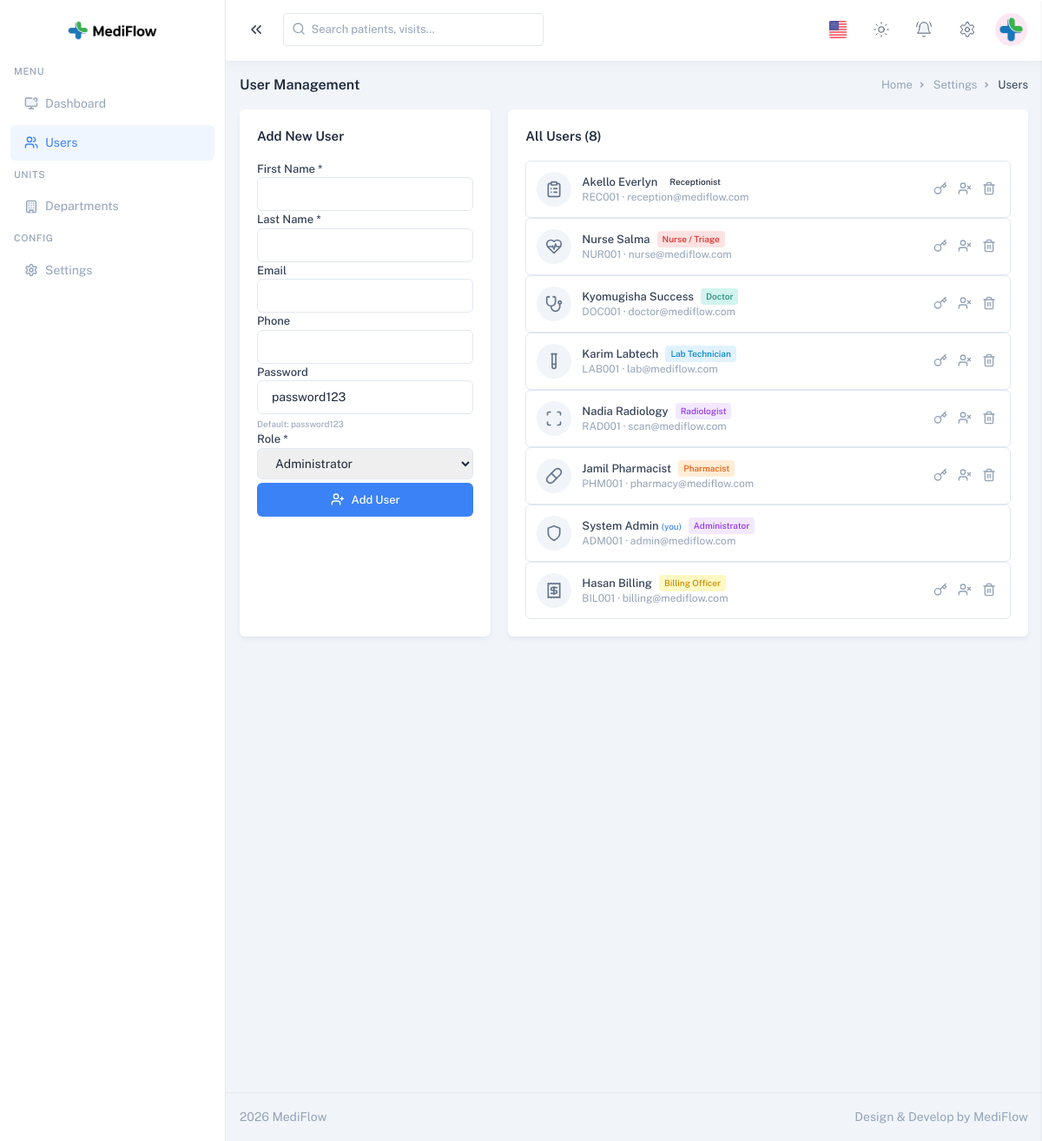
Page /app/admin/users.php (signed in) on the committed database.
### tables this page shows
CREATE TABLE `staff` (
  `id` int(11) NOT NULL,
  `staff_code` varchar(20) NOT NULL,
  `first_name` varchar(100) NOT NULL,
  `last_name` varchar(100) NOT NULL,
  `role` enum('receptionist','triage_nurse','doctor','lab_technician','radiologist','pharmacist','admin','billing') NOT NULL,
  `phone` varchar(20) DEFAULT NULL,
  `email` varchar(255) DEFAULT NULL,
  `password` varchar(255) NOT NULL,
  `is_active` tinyint(1) DEFAULT 1,
  `last_login` datetime DEFAULT NULL,
  `created_at` datetime DEFAULT current_timestamp(),
  `module` varchar(50) DEFAULT NULL
);

### app/config/config.php (called while the page is built, shortened)
<?php
function e($str) {
    return htmlspecialchars((string)($str ?? ''), ENT_QUOTES, 'UTF-8');
}
?>

### app/admin/users.php (the view, shortened to what this page needs)
<?php
require_once '../config/config.php';
$users = $conn->query("
    SELECT s.*,
           CONCAT(s.first_name, ' ', s.last_name) AS name
    FROM staff s
    ORDER BY s.role, s.first_name ASC
");
?>
<!DOCTYPE html>
<html lang="en" class="light scroll-smooth group" data-layout="vertical" data-sidebar="light" data-sidebar-size="lg" data-mode="light" data-topbar="light" data-skin="default" data-navbar="sticky" data-content="fluid" dir="ltr">
<head>
    <link rel="stylesheet" href="../assets/css/starcode2.css">
</head>
<body class="text-base bg-body-bg text-body font-public dark:text-zink-100 dark:bg-zink-800 group-data-[skin=bordered]:bg-body-bordered group-data-[skin=bordered]:dark:bg-zink-700">
<div class="group-data-[sidebar-size=sm]:min-h-sm group-data-[sidebar-size=sm]:relative">
<?php include 'sidenav.php'; ?>
<?php include 'topnav.php'; ?>
<div class="relative min-h-screen group-data-[sidebar-size=sm]:min-h-sm">
    <div class="group-data-[sidebar-size=lg]:ltr:md:ml-vertical-menu group-data-[sidebar-size=lg]:rtl:md:mr-vertical-menu group-data-[sidebar-size=md]:ltr:ml-vertical-menu-md group-data-[sidebar-size=md]:rtl:mr-vertical-menu-md group-data-[sidebar-size=sm]:ltr:ml-vertical-menu-sm group-data-[sidebar-size=sm]:rtl:mr-vertical-menu-sm pt-[calc(theme('spacing.header')_*_1)] pb-[calc(theme('spacing.header')_*_0.8)] px-4 group-data-[navbar=bordered]:pt-[calc(theme('spacing.header')_*_1.3)] group-data-[navbar=hidden]:pt-0 group-data-[layout=horizontal]:mx-auto group-data-[layout=horizontal]:max-w-screen-2xl group-data-[layout=horizontal]:px-0 group-data-[layout=horizontal]:group-data-[sidebar-size=lg]:ltr:md:ml-auto group-data-[layout=horizontal]:group-data-[sidebar-size=lg]:rtl:md:mr-auto group-data-[layout=horizontal]:md:pt-[calc(theme('spacing.header')_*_1.6)] group-data-[layout=horizontal]:px-3 group-data-[layout=horizontal]:group-data-[navbar=hidden]:pt-[calc(theme('spacing.header')_*_0.9)]">
        <div class="container-fluid group-data-[content=boxed]:max-w-boxed mx-auto">
            <div class="flex flex-col gap-2 py-4 md:flex-row md:items-center print:hidden">
                <div class="grow">
                    <h5 class="text-16">User Management</h5>
                </div>
                <ul class="flex items-center gap-2 text-sm font-normal shrink-0">
                    <li class="relative before:content-['\ea54'] before:font-remix ltr:before:-right-1 rtl:before:-left-1 before:absolute before:text-[18px] before:-top-[3px] ltr:pr-4 rtl:pl-4 before:text-slate-400 dark:text-zink-200">
                        <a href="index.php" class="text-slate-400 dark:text-zink-200">Home</a>
                    </li>
                    <li class="relative before:content-['\ea54'] before:font-remix ltr:before:-right-1 rtl:before:-left-1 before:absolute before:text-[18px] before:-top-[3px] ltr:pr-4 rtl:pl-4 before:text-slate-400 dark:text-zink-200">
                        <a href="settings/" class="text-slate-400 dark:text-zink-200">Settings</a>
                    </li>
                    <li class="text-slate-700 dark:text-zink-100">Users</li>
                </ul>
            </div>
            <div class="grid grid-cols-1 lg:grid-cols-3 gap-5">
                <div class="card">
                    <div class="card-body">
                        <h6 class="text-15 mb-4">Add New User</h6>
                        <form method="POST" class="space-y-3">
                            <div>
                                <label class="block text-sm font-medium text-slate-700 dark:text-zink-100 mb-1.5">First Name *</label>
                                <input type="text" name="first_name" required class="form-input border-slate-200 dark:border-zink-500 focus:outline-none focus:border-custom-500 dark:text-zink-100 dark:bg-zink-700 dark:focus:border-custom-800">
                            </div>
                            <div>
                                <label class="block text-sm font-medium text-slate-700 dark:text-zink-100 mb-1.5">Last Name *</label>
                                <input type="text" name="last_name" required class="form-input border-slate-200 dark:border-zink-500 focus:outline-none focus:border-custom-500 dark:text-zink-100 dark:bg-zink-700 dark:focus:border-custom-800">
                            </div>
                            <div>
                                <label class="block text-sm font-medium text-slate-700 dark:text-zink-100 mb-1.5">Email</label>
                                <input type="email" name="email" class="form-input border-slate-200 dark:border-zink-500 focus:outline-none focus:border-custom-500 dark:text-zink-100 dark:bg-zink-700 dark:focus:border-custom-800">
                            </div>
                            <div>
                                <label class="block text-sm font-medium text-slate-700 dark:text-zink-100 mb-1.5">Phone</label>
                                <input type="text" name="phone" class="form-input border-slate-200 dark:border-zink-500 focus:outline-none focus:border-custom-500 dark:text-zink-100 dark:bg-zink-700 dark:focus:border-custom-800">
                            </div>
                            <div>
                                <label class="block text-sm font-medium text-slate-700 dark:text-zink-100 mb-1.5">Password</label>
                                <input type="text" name="password" value="password123" class="form-input border-slate-200 dark:border-zink-500 focus:outline-none focus:border-custom-500 dark:text-zink-100 dark:bg-zink-700 dark:focus:border-custom-800">
                                <p class="text-[10px] text-slate-400 dark:text-zink-300 mt-1">Default: password123</p>
                            </div>
                            <div>
                                <label class="block text-sm font-medium text-slate-700 dark:text-zink-100 mb-1.5">Role *</label>
                                <select name="role" required class="form-input border-slate-200 dark:border-zink-500 focus:outline-none focus:border-custom-500 dark:text-zink-100 dark:bg-zink-700 dark:focus:border-custom-800">
                                    <?php foreach (ROLE_NAMES as $key => $label): ?>
                                    <option value="<?= $key ?>"><?= $label ?></option>
                                    <?php endforeach; ?>
                                </select>
                            </div>
                            <button type="submit" class="w-full mt-1 inline-flex items-center justify-center gap-2 px-4 py-2.5 text-sm font-medium text-white bg-custom-500 hover:bg-custom-600 rounded-md transition-colors">
                                <i data-lucide="user-plus" class="size-4"></i> Add User
                            </button>
                        </form>
                    </div>
                </div>
                <div class="card lg:col-span-2">
                    <div class="card-body">
                        <h6 class="text-15 mb-4">All Users (<?= $users->num_rows ?>)</h6>
                        <div class="space-y-2">
                            <?php while ($user = $users->fetch_assoc()):
                                $is_current  = ($user['id'] == $_SESSION['user_id']);
                                $role_colors = [
                                    'admin'          => 'bg-purple-100 dark:bg-purple-500/20 text-purple-600 dark:text-purple-400',
                                    'receptionist'   => 'bg-blue-100 dark:bg-blue-500/20 text-blue-600 dark:text-blue-400',
                                    'triage_nurse'   => 'bg-red-100 dark:bg-red-500/20 text-red-600 dark:text-red-400',
                                    'doctor'         => 'bg-green-100 dark:bg-green-500/20 text-green-600 dark:text-green-400',
                                    'lab_technician' => 'bg-sky-100 dark:bg-sky-500/20 text-sky-600 dark:text-sky-400',
                                    'radiologist'    => 'bg-purple-100 dark:bg-purple-500/20 text-purple-600 dark:text-purple-400',
                                    'pharmacist'     => 'bg-orange-100 dark:bg-orange-500/20 text-orange-600 dark:text-orange-400',
                                    'billing'        => 'bg-yellow-100 dark:bg-yellow-500/20 text-yellow-600 dark:text-yellow-400',
                                ];
                                $role_class = $role_colors[$user['role']] ?? 'bg-slate-100 dark:bg-zink-600 text-slate-600 dark:text-zink-200';
                            ?>
                            <div class="flex items-center gap-3 p-3 rounded-md border border-slate-200 dark:border-zink-600 <?= $user['is_active'] != 1 ? 'opacity-50' : '' ?> <?= $is_current ? 'ring-2 ring-custom-500' : '' ?>">
                                <div class="flex items-center justify-center size-10 rounded-full bg-slate-100 dark:bg-zink-600 shrink-0">
                                    <i data-lucide="<?= ROLE_ICONS[$user['role']] ?? 'user' ?>" class="size-5 text-slate-500 dark:text-zink-300"></i>
                                </div>
                                <div class="grow min-w-0">
                                    <div class="flex items-center gap-2">
                                        <p class="text-sm font-medium text-slate-700 dark:text-zink-100">
                                            <?= e($user['name']) ?>
                                            <?= $is_current ? '<span class="text-[10px] text-custom-500">(you)</span>' : '' ?>
                                        </p>
                                        <span class="px-1.5 py-0.5 text-[10px] font-medium rounded <?= $role_class ?>">
                                            <?= ROLE_NAMES[$user['role']] ?? $user['role'] ?>
                                        </span>
                                    </div>
                                    <p class="text-xs text-slate-400 dark:text-zink-300">
                                        <?= e($user['staff_code']) ?> · <?= e($user['email'] ?: 'No email') ?>
                                    </p>
                                </div>
                                <div class="flex items-center gap-1 shrink-0">
                                    <?php if (!$is_current): ?>
                                    <form method="POST" class="inline">
                                        <button type="submit" class="p-1 rounded-md text-slate-400 hover:text-sky-500 hover:bg-sky-50 dark:hover:bg-sky-500/10 transition-colors" title="Reset Password">
                                            <i data-lucide="key" class="size-4"></i>
                                        </button>
                                    </form>
                                    <form method="POST" class="inline">
                                        <button type="submit" class="p-1 rounded-md text-slate-400 hover:text-yellow-500 hover:bg-yellow-50 dark:hover:bg-yellow-500/10 transition-colors" title="<?= $user['is_active'] == 1 ? 'Disable' : 'Enable' ?>">
                                            <i data-lucide="<?= $user['is_active'] == 1 ? 'user-x' : 'user-check' ?>" class="size-4"></i>
                                        </button>
                                    </form>
                                    <form method="POST" class="inline" onsubmit="return confirm('Delete this user?')">
                                        <button type="submit" class="p-1 rounded-md text-slate-400 hover:text-red-500 hover:bg-red-50 dark:hover:bg-red-500/10 transition-colors" title="Delete">
                                            <i data-lucide="trash-2" class="size-4"></i>
                                        </button>
                                    </form>
                                    <?php endif; ?>
                                </div>
                            </div>
                            <?php endwhile; ?>
                        </div>
                    </div>
                </div>
            </div>
        </div>
    </div>
    <?php include 'footer.php'; ?>
</body>
</html>

### rows in the picture
staff: name "Akello Everlyn", role "Receptionist", staff_code "REC001", email "reception@mediflow.com", is_active 1 (drawn)
staff: name "Nurse Salma", role "Nurse / Triage", staff_code "NUR001", email "nurse@mediflow.com", is_active 1 (drawn)
staff: name "Kyomugisha Success", role "Doctor", staff_code "DOC001", email "doctor@mediflow.com", is_active 1 (drawn)
staff: name "Karim Labtech", role "Lab Technician", staff_code "LAB001", email "lab@mediflow.com", is_active 1 (drawn)
staff: name "Nadia Radiology", role "Radiologist", staff_code "RAD001", email "scan@mediflow.com", is_active 1 (drawn)
staff: name "Jamil Pharmacist", role "Pharmacist", staff_code "PHM001", email "pharmacy@mediflow.com", is_active 1 (drawn)
staff: name "System Admin", shows "(you)", role "Administrator", staff_code "ADM001", email "admin@mediflow.com"
staff: name "Hasan Billing", role "Billing Officer", staff_code "BIL001", email "billing@mediflow.com", is_active 1 (drawn)

### other values in the picture
$section_label "MENU"
$item['label'] "Dashboard"
$item['label'] "Users"
$section_label "UNITS"
$item['label'] "Departments"
$section_label "CONFIG"
$item['label'] "Settings"
$users->num_rows "8"
form field role "Administrator"
